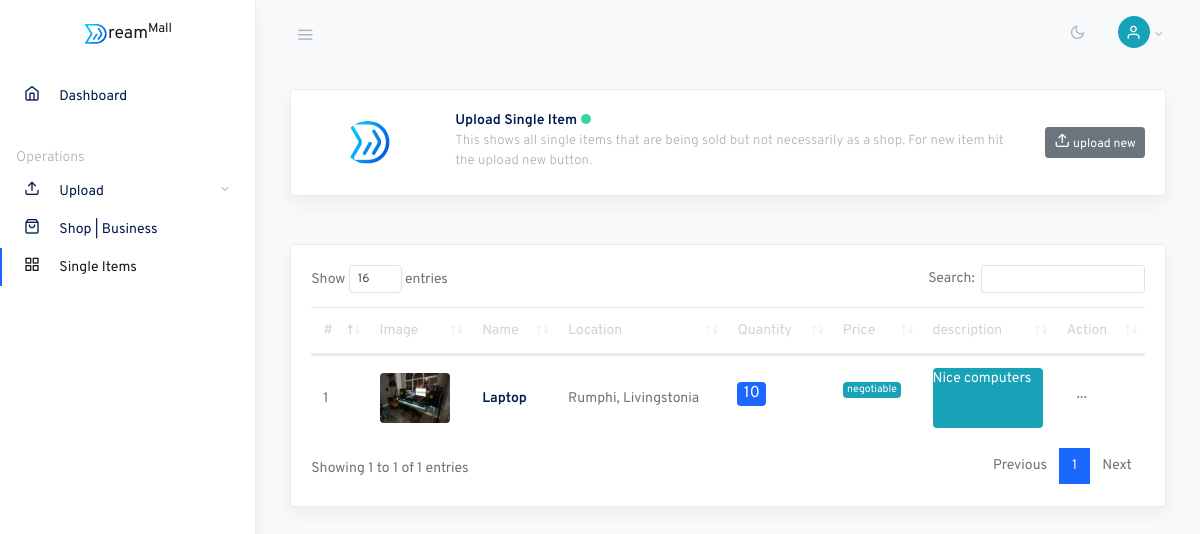
/owner/single_items.php (signed in), run on the app's committed database.
### tables this page shows
CREATE TABLE IF NOT EXISTS `random_items` (
  `item_id` int(11) NOT NULL AUTO_INCREMENT,
  `user_id` int(11) DEFAULT NULL,
  `district_id` int(11) DEFAULT NULL,
  `item_name` varchar(200) DEFAULT NULL,
  `item_area` varchar(200) DEFAULT NULL,
  `item_quantity` int(11) DEFAULT NULL,
  `item_negotiable` int(11) DEFAULT NULL,
  `item_price` int(11) DEFAULT NULL,
  `item_description` text,
  `views` int(11) DEFAULT NULL,
  `item_date` datetime DEFAULT NULL,
  PRIMARY KEY (`item_id`)
);

CREATE TABLE IF NOT EXISTS `item_images` (
  `image_id` int(11) NOT NULL AUTO_INCREMENT,
  `item_id` int(11) DEFAULT NULL,
  `image_name` varchar(500) DEFAULT NULL,
  PRIMARY KEY (`image_id`)
);

CREATE TABLE IF NOT EXISTS `districts` (
  `district_id` int(20) NOT NULL AUTO_INCREMENT,
  `name` varchar(50) NOT NULL,
  `date_created` timestamp NOT NULL DEFAULT CURRENT_TIMESTAMP,
  PRIMARY KEY (`district_id`)
);

### includes/session.php (called while the page is built, shortened)
<?php
    if(!isset($_SESSION['user_id']) || (trim($_SESSION['user_id']) == '') || empty($_SESSION['fname'])) {
        header("location: ../login.php");
        exit();
    }
    else{
        $user_id = $_SESSION['user_id'];
    }
?>

### classes/dbh.class.php (called while the page is built)
<?php
class Dbh{
	private $host = "localhost";
	private $user = "root";
	private $pwd = "";
	private $dbname = "dreammall";
	protected function connect(){
	$dsn = 'mysql:host=' . $this->host . ';dbname='. $this->dbname;
	$pdo =  new PDO($dsn, $this->user, $this->pwd, array(PDO::ATTR_ERRMODE => PDO::ERRMODE_WARNING));
    $pdo->setAttribute(PDO::ATTR_DEFAULT_FETCH_MODE, PDO::FETCH_ASSOC);
    return $pdo;
	}
}
?>

### classes/shops.class.php (called while the page is built, shortened)
<?php
include_once "dbh.class.php";
class Shops extends Dbh
{
  protected function viewsRandomProducts($id)
  {
    $sql = "SELECT * FROM `random_items` WHERE `user_id` = ? ORDER BY `item_id` DESC";
    $stmt = $this->connect()->prepare($sql);
    $stmt->execute([$id]);
    return $stmt->fetchAll();
  }
  protected function viewsItemImage($id)
  {
    $sql = "SELECT * FROM `item_images` WHERE `item_id` = ? ORDER BY RAND() LIMIT 1";
    $stmt = $this->connect()->prepare($sql);
    $stmt->execute([$id]);
    return $stmt->fetch();
  }
}

### classes/shopscontr.class.php (called while the page is built, shortened)
<?php
include_once "shops.class.php";
class ShopsContr extends Shops
{
    public function viewRandomProducts($id)
    {
        return $this->viewsRandomProducts($id);
    }
    public function viewItemImage($id)
    {
        return $this->viewsItemImage($id);
    }
}

### classes/profile.class.php (called while the page is built, shortened)
<?php
include_once "dbh.class.php";
class Profile extends Dbh
{
    protected function viewsDistrict($id)
    {
        $sql = "SELECT * FROM `districts` WHERE `district_id` = ?";
        $stmt = $this->connect()->prepare($sql);
        $stmt->execute([$id]);
        return $stmt->fetch();
    }
}

### classes/profilecontr.class.php (called while the page is built, shortened)
<?php
include_once "profile.class.php";
class ProfileContr extends Profile
{
    public function viewDistrict($id)
    {
        return $this->viewsDistrict($id);
    }
}

### owner/single_items.php (the view, shortened to what this page needs)
<?php
include "../includes/session.php";
include_once "../classes/profilecontr.class.php";
include_once "../classes/shopscontr.class.php";
$profile = new ProfileContr;
$shop = new ShopsContr;
?>
<!doctype html>
<html lang="en">
<head>
    <link rel="stylesheet" href="../admin/css/simplebar.css">
    <link rel="stylesheet" href="../admin/css/feather.css">
    <link rel="stylesheet" href="../admin/css/dataTables.bootstrap4.css">
    <link rel="stylesheet" href="../admin/css/daterangepicker.css">
    <link rel="stylesheet" href="../admin/css/app-light.css" id="lightTheme">
    <link rel="stylesheet" href="../admin/css/app-dark.css" id="darkTheme" disabled>
</head>
<body class="vertical  light  ">
    <div class="wrapper">
        <nav class="topnav navbar navbar-light">
            <button type="button" class="navbar-toggler text-muted mt-2 p-0 mr-3 collapseSidebar">
                <i class="fe fe-menu navbar-toggler-icon"></i>
            </button>
            <ul class="nav">
                <li class="nav-item">
                    <a class="nav-link text-muted my-2" href="#" id="modeSwitcher" data-mode="light">
                        <i class="fe fe-sun fe-16"></i>
                    </a>
                </li>
                <li class="nav-item dropdown">
                    <a class="nav-link dropdown-toggle text-muted pr-0" href="#" id="navbarDropdownMenuLink" role="button" data-toggle="dropdown" aria-haspopup="true" aria-expanded="false">
                        <span class="circle circle-sm bg-info">
                            <i class="fe fe-16 fe-user text-white mb-0"></i>
                        </span>
                    </a>
                </li>
            </ul>
        </nav>
        <aside class="sidebar-left border-right bg-white shadow" id="leftSidebar" data-simplebar>
            <nav class="vertnav navbar navbar-light">
                <div class="w-100 mb-4 d-flex">
                    <a class="navbar-brand mx-auto mt-2 flex-fill text-center" href="./index.php">
                        <img src="../img/black.png" width="25px" height="20px" alt="logo">ream<sup>Mall</sup>
                    </a>
                </div>
                <ul class="navbar-nav flex-fill w-100 mb-2">
                    <li class="nav-item w-100">
                        <a class="nav-link" href="index.php">
                            <i class="fe fe-home fe-16"></i>
                            <span class="ml-3 item-text">Dashboard</span>
                        </a>
                    </li>
                </ul>
                <p class="text-muted nav-heading mt-4 mb-1">
                    <span>Operations</span>
                </p>
                <ul class="navbar-nav flex-fill w-100 mb-2">
                    <li class="nav-item dropdown">
                        <a href="#tables" data-toggle="collapse" aria-expanded="false" class="dropdown-toggle nav-link">
                            <i class="fe fe-upload fe-16"></i>
                            <span class="ml-3 item-text">Upload</span>
                        </a>
                    </li>
                    <li class="nav-item w-100">
                        <a class="nav-link" href="shops.php">
                            <i class="fe fe-shopping-bag fe-16"></i>
                            <span class="ml-3 item-text">Shop | Business</span>
                        </a>
                    </li>
                    <li class="nav-item active w-100">
                        <a class="nav-link" href="single_items.php">
                            <i class="fe fe-grid fe-16"></i>
                            <span class="ml-3 item-text">Single Items</span>
                        </a>
                    </li>
                </ul>
            </nav>
        </aside>
        <main role="main" class="main-content">
            <div class="container-fluid">
                <div class="row justify-content-center">
                    <div class="col-md-12">
                        <div class="card shadow mb-4">
                            <div class="card-body">
                                <div class="row align-items-center">
                                    <div class="col-4 col-md-2 text-center">
                                        <a href="profile-posts.html" class="avatar avatar-md">
                                            <img src="../img/black.png" alt="..." class="avatar-img rounded-circle">
                                        </a>
                                    </div>
                                    <div class="col">
                                        <strong class="mb-1">Upload Single Item</strong><span class="dot dot-lg bg-success ml-1"></span>
                                        <p class="small text-muted mb-1">This shows all single items that are being sold but not necessarily as a shop. For new item hit the upload new button.</p>
                                    </div>
                                    <div class="col-4 col-md-auto offset-4 offset-md-0 my-2">
                                        <a href="upload_item.php" class="btn btn-sm btn-secondary"><span class="fe fe-16 fe-upload"></span> upload new</a>
                                    </div>
                                </div>
                            </div>
                        </div>
                    </div>
                    <div class="col-12">
                        <div class="row my-4">
                            <div class="col-md-12">
                                <div class="card shadow">
                                    <div class="card-body">
                                        <table class="table datatables" id="dataTable-1">
                                            <thead>
                                                <tr>
                                                    <th>#</th>
                                                    <th>Image</th>
                                                    <th>Name</th>
                                                    <th>Location</th>
                                                    <th>Quantity</th>
                                                    <th>Price</th>
                                                    <th>description</th>
                                                    <th>Action</th>
                                                </tr>
                                            </thead>
                                            <tbody>
                                                <?php
                                                $row = $shop->viewRandomProducts($user_id);
                                                $index = 1;
                                                foreach ($row as $rw) {
                                                    $price = number_format($rw['item_price']);
                                                    $img = $shop->viewItemImage($rw['item_id']);
                                                    $dist = $profile->viewDistrict($rw['district_id']);
                                                ?>
                                                    <tr>
                                                        <td><?php echo $index ?></td>
                                                        <td>
                                                            <img src="../assets/images/products/<?php echo $img['image_name'] ?>" alt="..." style="width: 70px; height:50px;" class="img-responsive rounded">
                                                        </td>
                                                        <td id="item_name<?php echo $rw['item_id'] ?>"><strong><?php echo $rw['item_name'] ?></strong></td>
                                                        <td><?php echo $dist['name'] ?>, <span id="item_area<?php echo $rw['item_id'] ?>"><?php echo $rw['item_area'] ?></span></td>
                                                        <td>
                                                            <?php if (empty($rw['item_quantity'])) { ?>
                                                                <p class="badge badge-info">not set</p>
                                                            <?php } else { ?>
                                                                <h4 id="item_quantity<?php echo $rw['item_id'] ?>"><span class="badge badge-primary"><?php echo $rw['item_quantity'] ?></span></h4>
                                                            <?php } ?>
                                                        </td>
                                                        <?php if ($rw['item_negotiable'] == 0) { ?>
                                                            <td id="item_price<?php echo $rw['item_id'] ?>"><?php echo $price ?> MWK</td>
                                                        <?php } elseif ($rw['item_negotiable'] == 1) { ?>
                                                            <td>
                                                                <p class="badge badge-info">negotiable</p>
                                                            </td>
                                                        <?php } ?>
                                                        <td>
                                                            <div id="item_description<?php echo $rw['item_id'] ?>" style="height: 60px; overflow:auto;" class="bg-info text-white rounded"><?php echo $rw['item_description'] ?></div>
                                                        </td>
                                                        <td><button class="btn btn-sm dropdown-toggle more-horizontal" type="button" data-toggle="dropdown" aria-haspopup="true" aria-expanded="false">
                                                            </button>
                                                        </td>
                                                    </tr>
                                                <?php
                                                    $index++;
                                                }
                                                ?>
                                            </tbody>
                                        </table>
                                    </div>
                                </div>
                            </div>
                        </div>
                    </div>
                </div>
            </div>
        </main>
    </div>
</body>
</html>

### admin/css/simplebar.css (style rules this page uses)
[data-simplebar] { position: relative; flex-direction: column; flex-wrap: wrap; justify-content: flex-start; align-content: flex-start; align-items: flex-start; }

### admin/css/feather.css (style rules this page uses)
.fe { font-family: "feather" !important; speak: none; font-style: normal; font-weight: normal; font-variant: normal; text-transform: none; line-height: 1; -webkit-font-smoothing: antialiased; -moz-osx-font-smoothing: grayscale; }
.fe-16 { font-size: 16px; }
.fe-grid:before { content: ""; }
.fe-home:before { content: ""; }
.fe-menu:before { content: ""; }
.fe-shopping-bag:before { content: ""; }
.fe-sun:before { content: ""; }
.fe-upload:before { content: ""; }
.fe-user:before { content: ""; }

### data on the page
random_items: item_images.image_name (picture), item_name "Laptop", district.name "Rumphi", item_area "Livingstonia", item_quantity "10", item_negotiable "negotiable", item_description "Nice computers"
